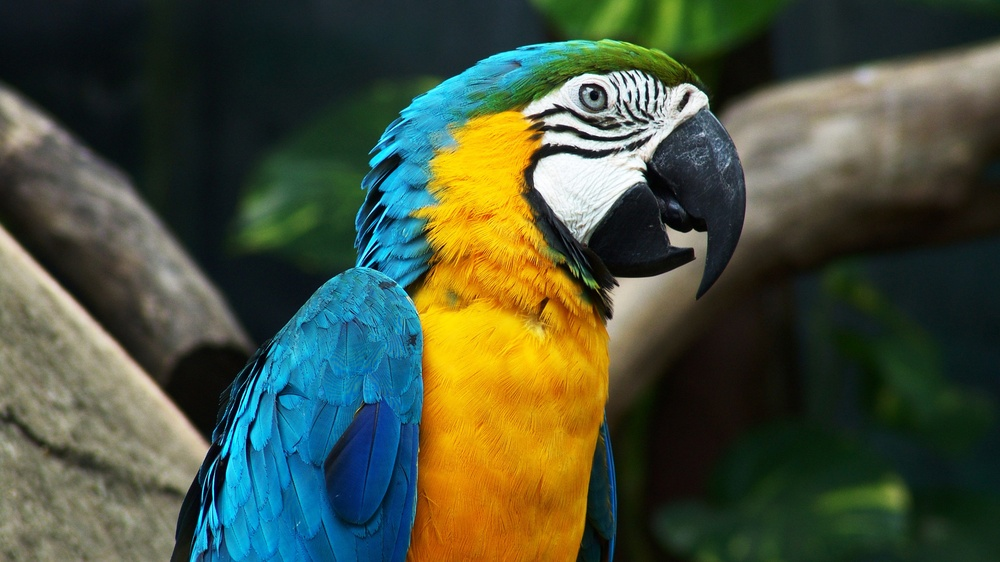
%> input picture Myna-Birds-Animals-HD-Image.jpg, 1000 x 562 px, shrunk from 1920 x 1080 before the run
$ octave Q6.m   (GNU Octave 9; MATLAB toolbox functions it lacks are replaced by stand-ins)
%> lines starting %> are read from the running program, lines starting %| are printed output that depends on the picture
clc;
clear;
close all;

% Q.6. Write a program to filter an image with an averaging filter of any size.

% Answer

A = imread('Myna-Birds-Animals-HD-Image.jpg');
%> A is the input picture: size 562x1000x3 uint8; mean R, G, B 72, 81.6, 60.8
B = rgb2gray(A);
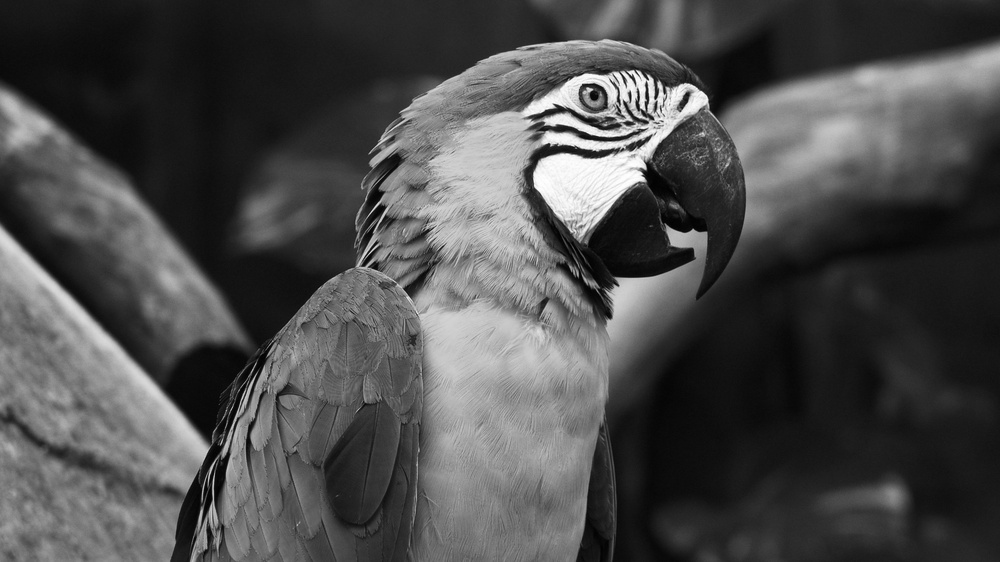
%> B: size 562x1000 uint8; min 0, max 255, mean 76.3
figure('Name','Filter an image with an averaging filter');
subplot(2,1,1)
imshow(B)
title('Grayscale Image')
B = double(B);
%> B: size 562x1000 double
n=8;                  % Change n to vary the filter size
h=(1/(n*n))*ones(n);  % ones(n) creates an n x n matrix.
Bout = imfilter(B,h);
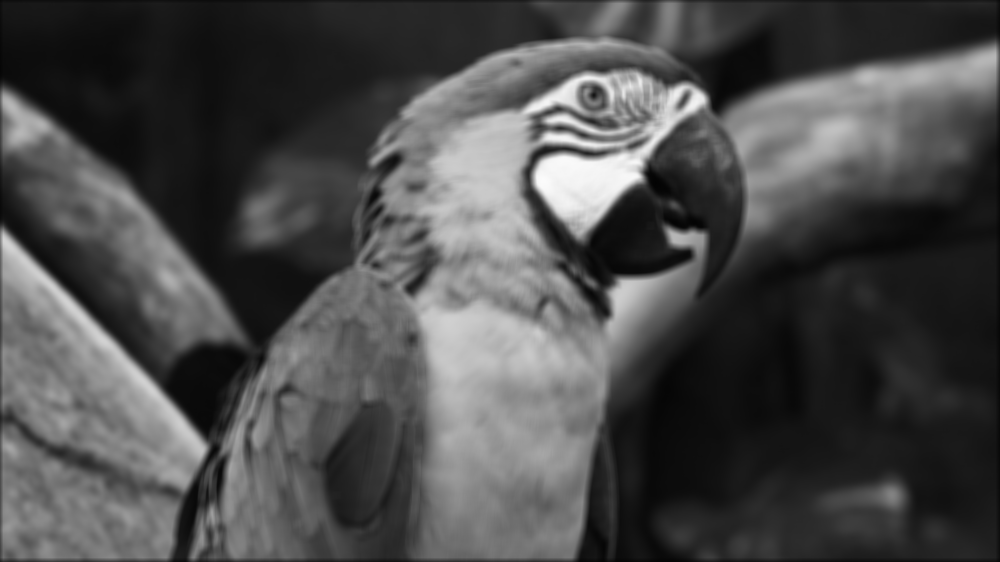
%> Bout: size 562x1000 double; min 3.81, max 251.3, mean 76
Bout = mat2gray(Bout);
subplot(2,1,2)
imshow(Bout)
title(['Image filtered with ' num2str(n) ' x ' ,num2str(n) ' Averaging filter'])

$ run again, with flower.jpg copied over Myna-Birds-Animals-HD-Image.jpg
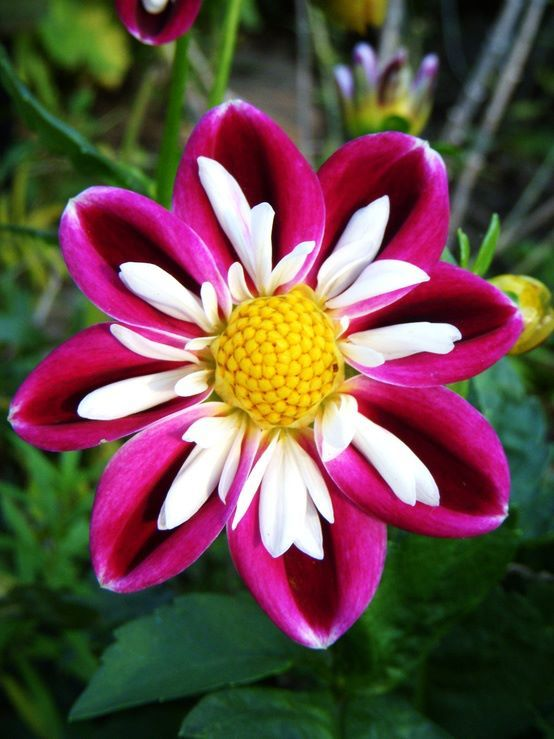
%> input picture flower.jpg, 554 x 739 px
%> A is the input picture: size 739x554x3 uint8; mean R, G, B 103.1, 76.7, 71.5
%> `B = rgb2gray(A);`:
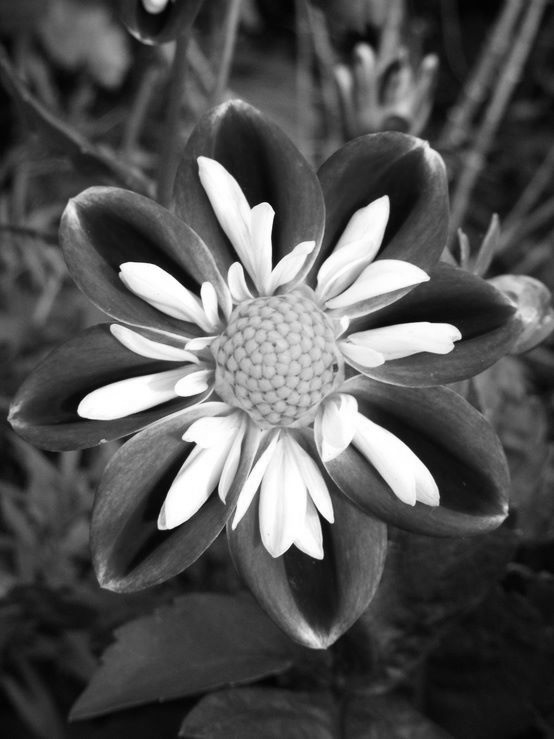
%> B: size 739x554 uint8; min 2, max 255, mean 84
%> `Bout = imfilter(B,h);`:
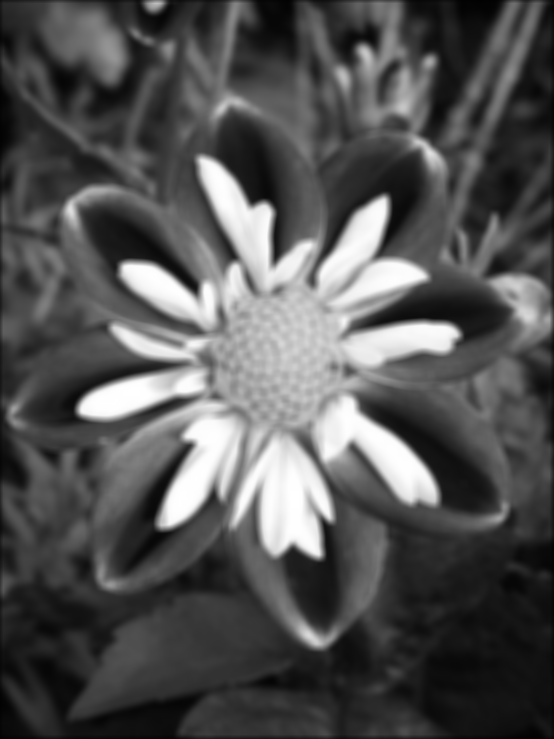
%> Bout: size 739x554 double; min 1.73, max 255, mean 83.7

$ run again, with forest.jpg copied over Myna-Birds-Animals-HD-Image.jpg
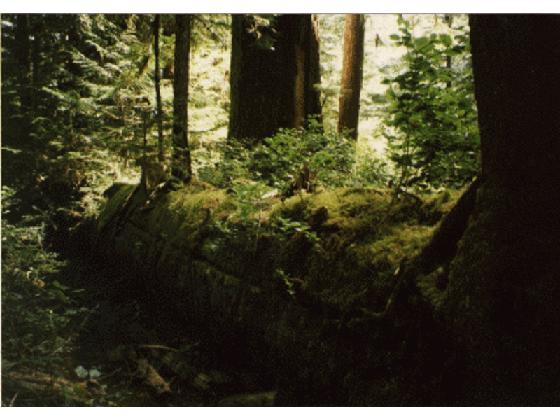
%> input picture forest.jpg, 560 x 420 px
%> A is the input picture: size 420x560x3 uint8; mean R, G, B 68.2, 64.7, 44.4
%> `B = rgb2gray(A);`:
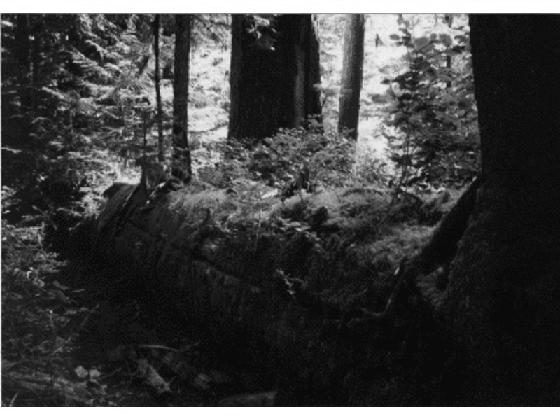
%> B: size 420x560 uint8; min 1, max 255, mean 63.5
%> `Bout = imfilter(B,h);`:
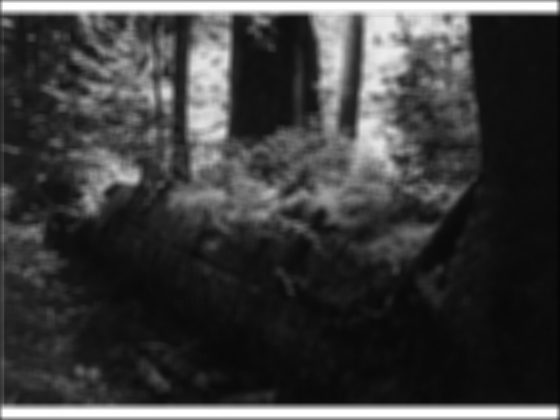
%> Bout: size 420x560 double; min 5.55, max 255, mean 61.9
